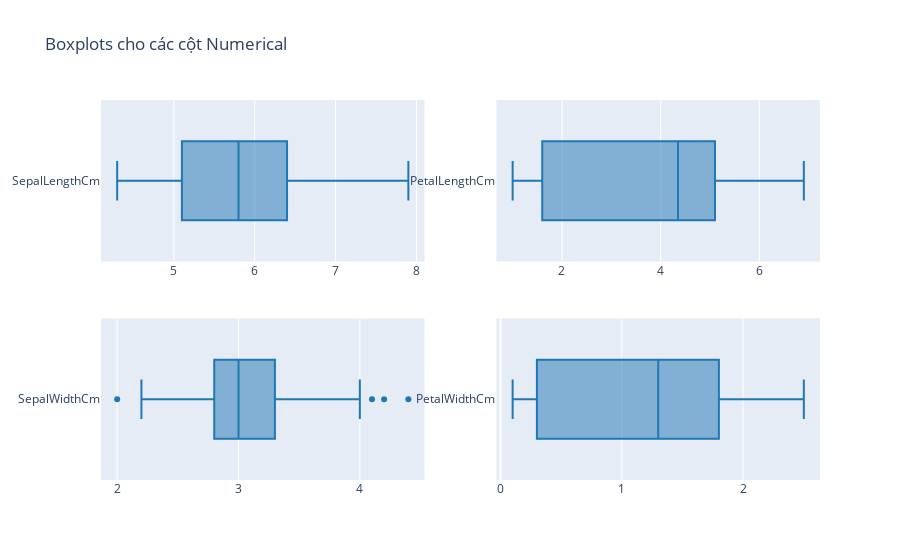

Here is the notebook cell this chart was saved with:
### Markdown cell above
- ### Cột Numerical

### Code cell
custom_colors = ['#1f77b4', 'skyblue', 'cornflowerblue']

numerical_features = [col for col in df.columns if df[col].dtype in ['int64', 'float64']]

num_cols = 2
num_rows = (len(numerical_features[1:]) + num_cols - 1) // num_cols
fig = make_subplots(rows=num_rows, cols=num_cols)

for i, col in enumerate(numerical_features[1:], start=1):
    row_num = (i - 1) % num_rows + 1
    col_num = (i - 1) // num_rows + 1
    fig.add_trace(
        go.Box(
            x=df[col],
            name=col,
            marker_color='#1f77b4',  
            line_color='#1f77b4'     
        ),
        row=row_num,
        col=col_num
    )

fig.update_layout(title_text="Boxplots cho các cột Numerical", showlegend=False)
fig.show()

### Figure 1 — Plotly figure (JSON) as saved in the notebook; plotly's stock layout.template omitted (floating-point values rounded to 4 significant figures; data arrays with more than 128 entries replaced by an {"elided": "..."} marker saying what was removed)
{"data": [{"line": {"color": "#1f77b4"}, "marker": {"color": "#1f77b4"}, "name": "SepalLengthCm", "type": "box", "x": {"elided": "150 float values"}, "xaxis": "x", "yaxis": "y"}, {"line": {"color": "#1f77b4"}, "marker": {"color": "#1f77b4"}, "name": "SepalWidthCm", "type": "box", "x": {"elided": "150 float values"}, "xaxis": "x3", "yaxis": "y3"}, {"line": {"color": "#1f77b4"}, "marker": {"color": "#1f77b4"}, "name": "PetalLengthCm", "type": "box", "x": {"elided": "150 float values"}, "xaxis": "x2", "yaxis": "y2"}, {"line": {"color": "#1f77b4"}, "marker": {"color": "#1f77b4"}, "name": "PetalWidthCm", "type": "box", "x": {"elided": "150 float values"}, "xaxis": "x4", "yaxis": "y4"}], "layout": {"showlegend": false, "title": {"text": "Boxplots cho các cột Numerical"}, "xaxis": {"anchor": "y", "domain": [0, 0.45]}, "xaxis2": {"anchor": "y2", "domain": [0.55, 1]}, "xaxis3": {"anchor": "y3", "domain": [0, 0.45]}, "xaxis4": {"anchor": "y4", "domain": [0.55, 1]}, "yaxis": {"anchor": "x", "domain": [0.575, 1]}, "yaxis2": {"anchor": "x2", "domain": [0.575, 1]}, "yaxis3": {"anchor": "x3", "domain": [0, 0.425]}, "yaxis4": {"anchor": "x4", "domain": [0, 0.425]}}}
